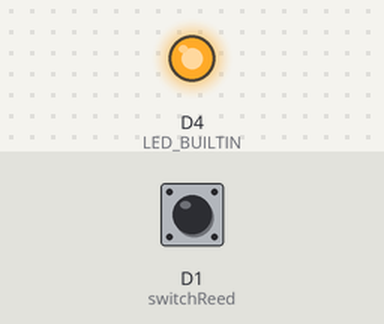
Bench run of a sketch on a simulated ESP8266 (NodeMCU). On the bench: output pins drawn as LEDs (lit = HIGH, except the on-board LED, lit = LOW). The inputs (shaded band) are chosen by the test bench; at power-on: D1 (switchReed) HIGH. WiFi joins after 1.5 s; servers stay silent unless stated; what the sketch prints to the serial monitor is not drawn.

Above: at 2.7 s.
2.8 s: D1 (switchReed) pulled LOW for 1.4 s
At 3.9 s:
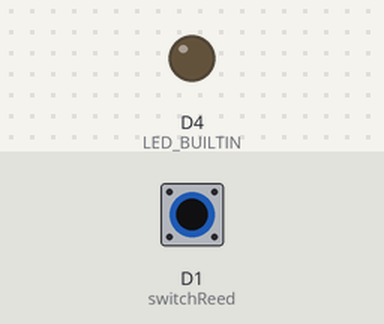
Timing chart, 0 to 12.3 s (numbered marks = the images above; inputs shaded):
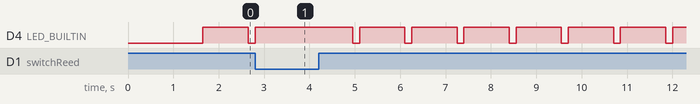

The sketch:

reed_switch.ino
```cpp
#include <ESP8266WiFi.h>
#include <FirebaseArduino.h>

// Set these to run example.
#define FIREBASE_HOST "iron-dome-4705d-default-rtdb.firebaseio.com"
#define FIREBASE_AUTH "4Am2EPGZ1nes63co9uUXVzHZE3yStBcUffzfRoGO"
#define WIFI_SSID "G"
#define WIFI_PASSWORD "miloni07"

int switchReed=D1;

void setup() {

  Serial.begin(9600);
  pinMode(LED_BUILTIN, OUTPUT);
  pinMode(switchReed, INPUT_PULLUP);
  // connect to wifi.
  WiFi.begin(WIFI_SSID, WIFI_PASSWORD);
  Serial.print("connecting");
  while (WiFi.status() != WL_CONNECTED) {
    Serial.print(".");
    delay(500);
  }
  Serial.println();
  Serial.print("connected: ");
  Serial.println(WiFi.localIP());

  Firebase.begin(FIREBASE_HOST, FIREBASE_AUTH);
}
void loop(){

  if (digitalRead(switchReed)==HIGH){
    digitalWrite(LED_BUILTIN, LOW);
    Firebase.setString("message","Your Door is open");
    Serial.println("Your Door is open");
  }
  else {
    Firebase.setString("message", "Your Door is close");
    Serial.println("Your Door is close");
  }
  digitalWrite(LED_BUILTIN, HIGH);
  delay(1000);
}
```

Measured:
- by itself, D4 (LED_BUILTIN): repeats every 1.2 s: LOW 0.15 s, HIGH 1.0 s
